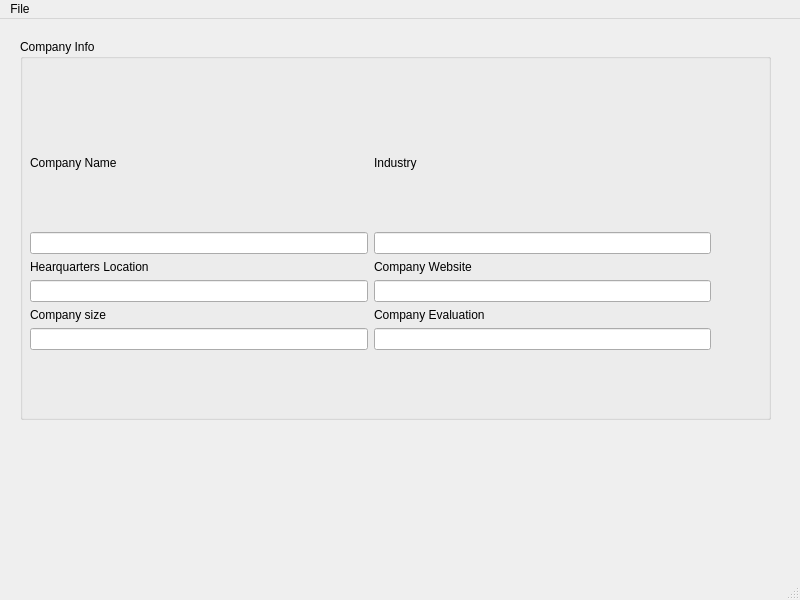
<?xml version="1.0" encoding="UTF-8"?>
<ui version="4.0">
 <class>MainWindow</class>
 <widget class="QMainWindow" name="MainWindow">
  <property name="geometry">
   <rect>
    <x>0</x>
    <y>0</y>
    <width>800</width>
    <height>600</height>
   </rect>
  </property>
  <property name="windowTitle">
   <string>MainWindow</string>
  </property>
  <widget class="QWidget" name="centralwidget">
   <widget class="QGroupBox" name="CompanyInfo">
    <property name="geometry">
     <rect>
      <x>20</x>
      <y>20</y>
      <width>751</width>
      <height>381</height>
     </rect>
    </property>
    <property name="title">
     <string>Company Info</string>
    </property>
    <widget class="QWidget" name="gridLayoutWidget">
     <property name="geometry">
      <rect>
       <x>10</x>
       <y>60</y>
       <width>681</width>
       <height>291</height>
      </rect>
     </property>
     <layout class="QGridLayout" name="gridLayout" rowstretch="1,0,0,0,0,0,0,0" columnstretch="0,0">
      <item row="1" column="1">
       <widget class="QLineEdit" name="industry_entry"/>
      </item>
      <item row="5" column="0">
       <widget class="QLineEdit" name="company_size_entry"/>
      </item>
      <item row="2" column="0">
       <widget class="QLabel" name="location">
        <property name="text">
         <string>Hearquarters Location</string>
        </property>
       </widget>
      </item>
      <item row="4" column="0">
       <widget class="QLabel" name="company_size">
        <property name="text">
         <string>Company size</string>
        </property>
       </widget>
      </item>
      <item row="1" column="0">
       <widget class="QLineEdit" name="name_entry"/>
      </item>
      <item row="2" column="1">
       <widget class="QLabel" name="website">
        <property name="text">
         <string>Company Website</string>
        </property>
       </widget>
      </item>
      <item row="3" column="0">
       <widget class="QLineEdit" name="location_entry"/>
      </item>
      <item row="3" column="1">
       <widget class="QLineEdit" name="website_entry"/>
      </item>
      <item row="6" column="0">
       <spacer name="verticalSpacer">
        <property name="orientation">
         <enum>Qt::Vertical</enum>
        </property>
        <property name="sizeHint" stdset="0">
         <size>
          <width>20</width>
          <height>40</height>
         </size>
        </property>
       </spacer>
      </item>
      <item row="0" column="0">
       <widget class="QLabel" name="company_name">
        <property name="text">
         <string>Company Name</string>
        </property>
       </widget>
      </item>
      <item row="5" column="1">
       <widget class="QLineEdit" name="revenue_entry"/>
      </item>
      <item row="0" column="1">
       <widget class="QLabel" name="industry">
        <property name="text">
         <string>Industry</string>
        </property>
       </widget>
      </item>
      <item row="4" column="1">
       <widget class="QLabel" name="revenue">
        <property name="text">
         <string>Company Evaluation</string>
        </property>
       </widget>
      </item>
     </layout>
    </widget>
   </widget>
  </widget>
  <widget class="QMenuBar" name="menubar">
   <property name="geometry">
    <rect>
     <x>0</x>
     <y>0</y>
     <width>800</width>
     <height>27</height>
    </rect>
   </property>
   <widget class="QMenu" name="menuFile">
    <property name="title">
     <string>File</string>
    </property>
    <addaction name="actionNew_Entry"/>
    <addaction name="separator"/>
    <addaction name="actionExit"/>
   </widget>
   <addaction name="menuFile"/>
  </widget>
  <widget class="QStatusBar" name="statusbar"/>
  <action name="actionNew_Entry">
   <property name="checkable">
    <bool>false</bool>
   </property>
   <property name="text">
    <string>New Entry</string>
   </property>
   <property name="statusTip">
    <string>New Application Entry</string>
   </property>
   <property name="shortcut">
    <string>Ctrl+N</string>
   </property>
  </action>
  <action name="actionExit">
   <property name="text">
    <string>Exit</string>
   </property>
  </action>
 </widget>
 <resources/>
 <connections/>
</ui>
